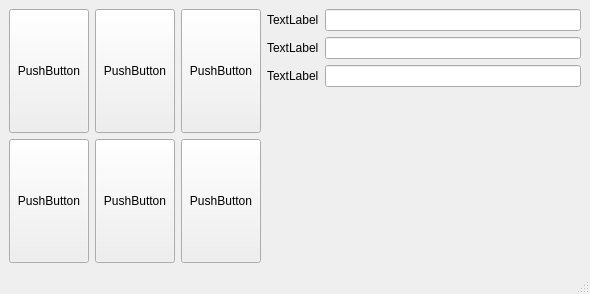
<?xml version="1.0" encoding="UTF-8"?>
<ui version="4.0">
 <class>MainWindow</class>
 <widget class="QMainWindow" name="MainWindow">
  <property name="geometry">
   <rect>
    <x>0</x>
    <y>0</y>
    <width>590</width>
    <height>294</height>
   </rect>
  </property>
  <property name="windowTitle">
   <string>MainWindow</string>
  </property>
  <widget class="QWidget" name="centralwidget">
   <layout class="QGridLayout" name="gridLayout">
    <item row="0" column="1">
     <widget class="QPushButton" name="pushButton_3">
      <property name="sizePolicy">
       <sizepolicy hsizetype="Minimum" vsizetype="Preferred">
        <horstretch>0</horstretch>
        <verstretch>0</verstretch>
       </sizepolicy>
      </property>
      <property name="text">
       <string>PushButton</string>
      </property>
     </widget>
    </item>
    <item row="0" column="0">
     <widget class="QPushButton" name="pushButton_4">
      <property name="sizePolicy">
       <sizepolicy hsizetype="Minimum" vsizetype="Preferred">
        <horstretch>0</horstretch>
        <verstretch>0</verstretch>
       </sizepolicy>
      </property>
      <property name="text">
       <string>PushButton</string>
      </property>
     </widget>
    </item>
    <item row="1" column="2">
     <widget class="QPushButton" name="pushButton_2">
      <property name="sizePolicy">
       <sizepolicy hsizetype="Minimum" vsizetype="Preferred">
        <horstretch>0</horstretch>
        <verstretch>0</verstretch>
       </sizepolicy>
      </property>
      <property name="text">
       <string>PushButton</string>
      </property>
     </widget>
    </item>
    <item row="0" column="2">
     <widget class="QPushButton" name="pushButton">
      <property name="sizePolicy">
       <sizepolicy hsizetype="Minimum" vsizetype="Preferred">
        <horstretch>0</horstretch>
        <verstretch>0</verstretch>
       </sizepolicy>
      </property>
      <property name="text">
       <string>PushButton</string>
      </property>
     </widget>
    </item>
    <item row="1" column="0">
     <widget class="QPushButton" name="pushButton_5">
      <property name="sizePolicy">
       <sizepolicy hsizetype="Minimum" vsizetype="Preferred">
        <horstretch>0</horstretch>
        <verstretch>0</verstretch>
       </sizepolicy>
      </property>
      <property name="text">
       <string>PushButton</string>
      </property>
     </widget>
    </item>
    <item row="1" column="1">
     <widget class="QPushButton" name="pushButton_6">
      <property name="sizePolicy">
       <sizepolicy hsizetype="Minimum" vsizetype="Preferred">
        <horstretch>0</horstretch>
        <verstretch>0</verstretch>
       </sizepolicy>
      </property>
      <property name="text">
       <string>PushButton</string>
      </property>
     </widget>
    </item>
    <item row="0" column="3" rowspan="2">
     <layout class="QFormLayout" name="formLayout">
      <item row="0" column="0">
       <widget class="QLabel" name="label">
        <property name="text">
         <string>TextLabel</string>
        </property>
       </widget>
      </item>
      <item row="0" column="1">
       <widget class="QLineEdit" name="lineEdit"/>
      </item>
      <item row="2" column="1">
       <widget class="QLineEdit" name="lineEdit_2"/>
      </item>
      <item row="1" column="1">
       <widget class="QLineEdit" name="lineEdit_3"/>
      </item>
      <item row="1" column="0">
       <widget class="QLabel" name="label_2">
        <property name="text">
         <string>TextLabel</string>
        </property>
       </widget>
      </item>
      <item row="2" column="0">
       <widget class="QLabel" name="label_3">
        <property name="text">
         <string>TextLabel</string>
        </property>
       </widget>
      </item>
     </layout>
    </item>
   </layout>
  </widget>
  <widget class="QMenuBar" name="menubar">
   <property name="geometry">
    <rect>
     <x>0</x>
     <y>0</y>
     <width>590</width>
     <height>21</height>
    </rect>
   </property>
  </widget>
  <widget class="QStatusBar" name="statusbar"/>
 </widget>
 <resources/>
 <connections/>
</ui>
